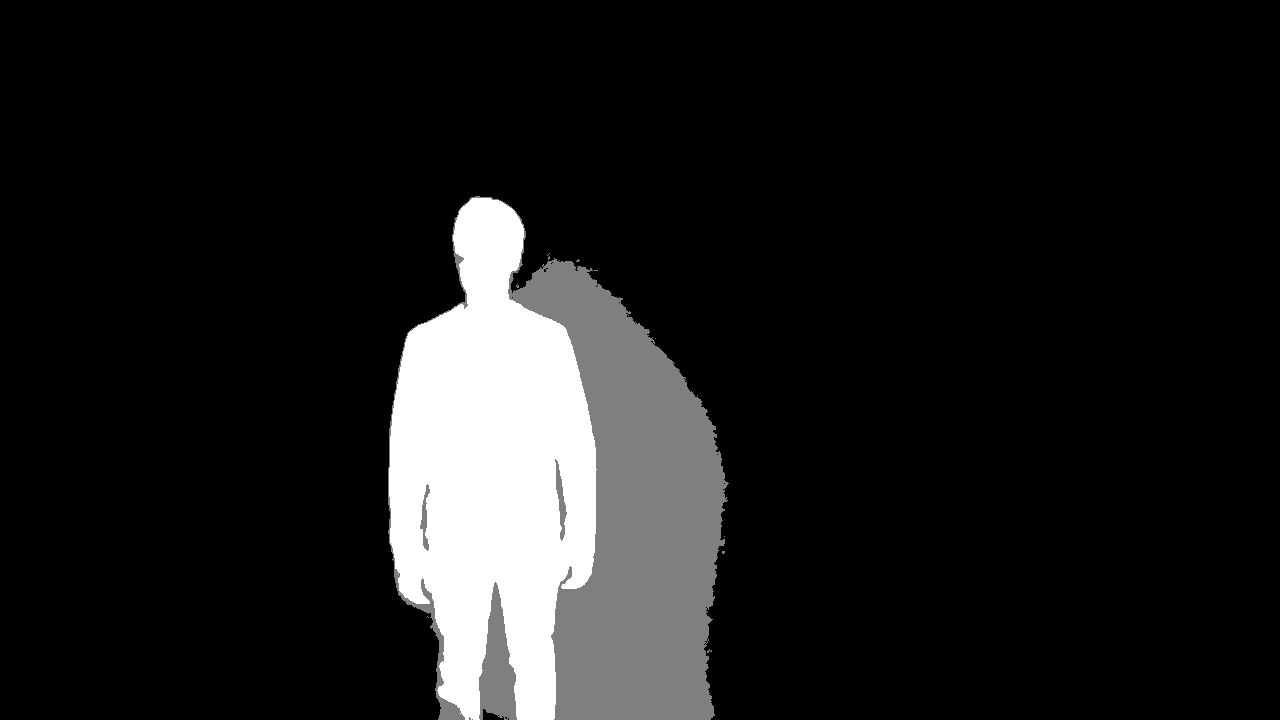
#> input picture photo.png, 1280 x 720 px, given in place of the camera
$ python height-width.py   (older library calls are emulated)
#> lines starting #> are read from the running program, lines starting #| are printed output that depends on the picture; after the words box and inside, x2 and y2 are one past the last pixel; in counts of white or black regions, pixels touching at a corner belong together
import numpy as np
import cv2
import sys

#video_path = 'M6 Motorway Traffic.mp4'
cv2.ocl.setUseOpenCL(False)

version = cv2.__version__.split('.')[0]

#read video file
cap = cv2.VideoCapture(0)

#check opencv version
if version == '2' :
	print(cv2.__version__)
	fgbg = cv2.BackgroundSubtractorMOG2()
if version >= '3':
	fgbg = cv2.createBackgroundSubtractorMOG2()

kernel = cv2.getStructuringElement(cv2.MORPH_ELLIPSE,(3,3))

print(cv2.__version__)
font = cv2.FONT_HERSHEY_SIMPLEX
while (cap.isOpened):

	#if ret is true than no error with cap.isOpened
	ret, frame = cap.read()
#> frame is the input picture: shape (720, 1280, 3); min 0, max 255, mean 28

	if ret==True:
		#apply background substraction
		fgmask = fgbg.apply(frame)
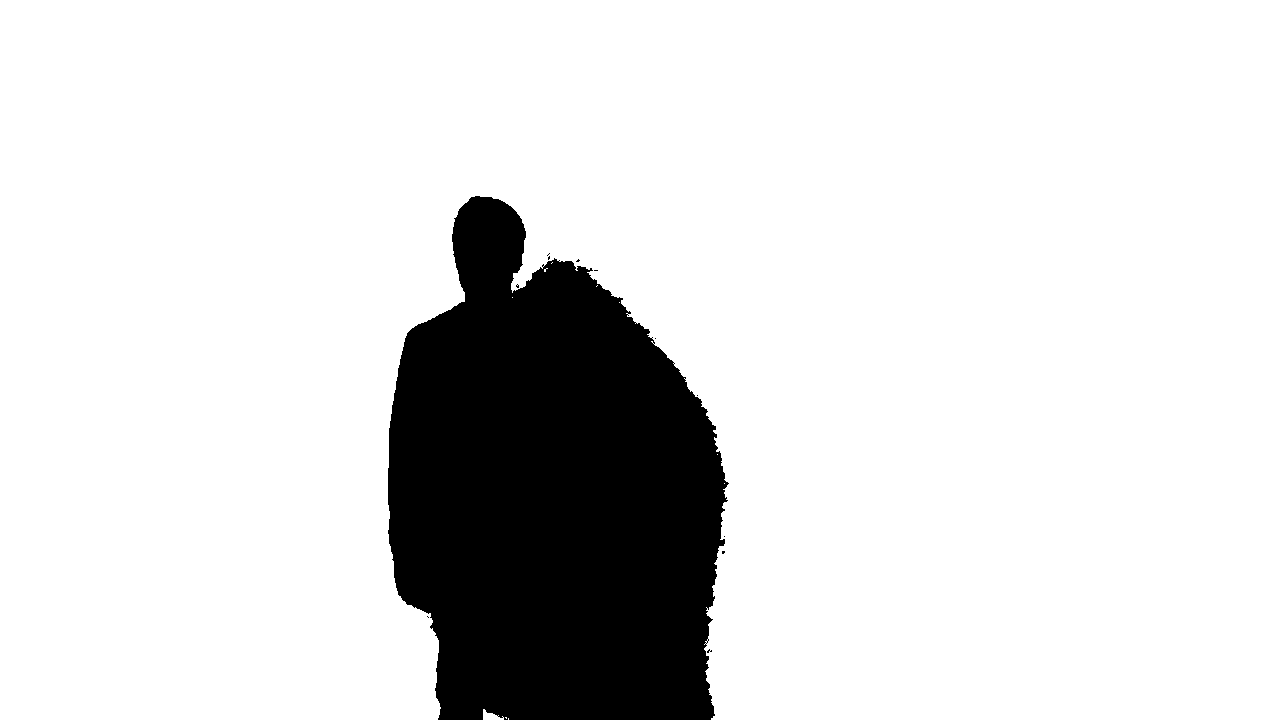
#> fgmask: shape (720, 1280); values 127 (black) and 255 (white), 85.7% white; 12 black regions (11 under 20 px), largest, box (x1, y1, x2, y2) and area: (388, 196, 729, 720) 132021
		fgmask = cv2.morphologyEx(fgmask, cv2.MORPH_OPEN, kernel)
#> fgmask: shape (720, 1280); values 127 (black) and 255 (white), 85.7% white; 7 black regions (6 under 20 px), largest, box (x1, y1, x2, y2) and area: (388, 196, 729, 720) 132184
		#fgmask = fgbg.apply(frame)
		#(im2, contours, hierarchy) = cv2.findContours(fgmask.copy(), cv2.RETR_EXTERNAL,cv2.CHAIN_APPROX_SIMPLE)
		#grey  = cv2.cvtColor(frame,cv2.COLOR_BGR2GRAY)
		blur =cv2.GaussianBlur(fgmask,(5,5),0)
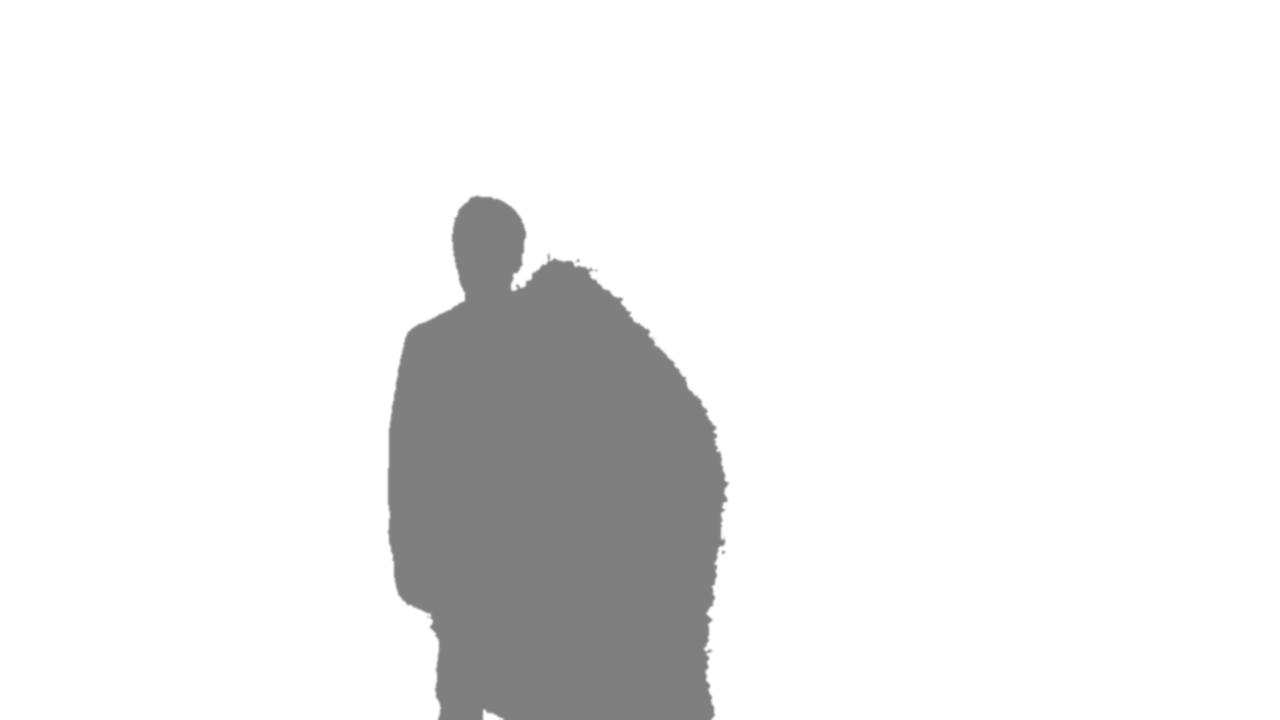
#> blur: shape (720, 1280); min 127, max 255, mean 236.6
		ret,th = cv2.threshold(blur,30,255,cv2.THRESH_BINARY)
#> th: shape (720, 1280); every value is 255
		dilated = cv2.dilate(th,np.ones((3,3),np.uint8),iterations=3)
		(im2, contours, hierarchy) = cv2.findContours(dilated.copy(),cv2.RETR_EXTERNAL,cv2.CHAIN_APPROX_SIMPLE)
#> contours = [[[0, 0], [0, 719], [1279, 719], [1279, 0]]]

		#looping for contours
		for c in contours:
			if cv2.contourArea(c) < 1000:
				continue

			#get bounding box from countour
			(x, y, w, h) = cv2.boundingRect(c)
			width = 'width=' + str(w)
			height = 'height=' + str(h) + width
			#draw bounding box & text of measures
			cv2.putText(frame, height ,(x,y), font, 1,(255,255,255),2,cv2.LINE_AA)
			cv2.rectangle(frame, (x, y), (x + w, y + h), (0, 255, 0), 2)
#> this loop made 1 pass
#> (c, x, y, w, h, width) on pass 1: ([[0, 0], [0, 719], [1279, 719], [1279, 0]], 0, 0, 1280, 720, 'width=1280')
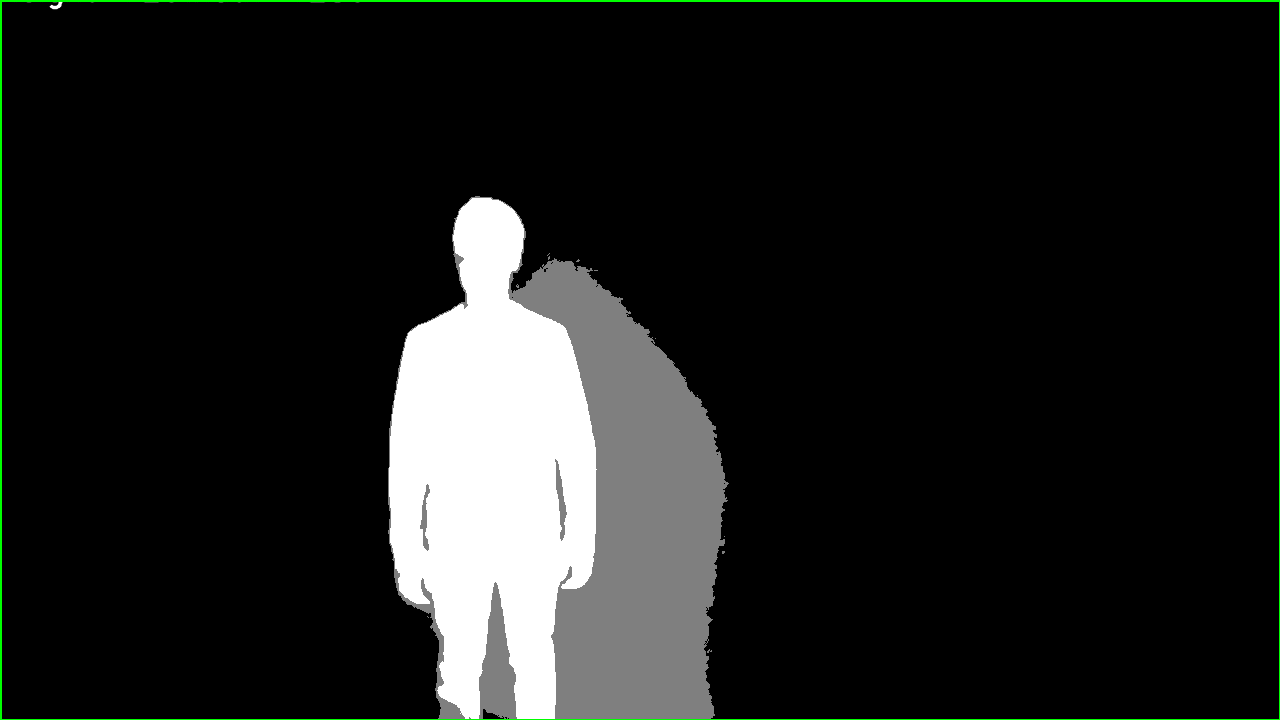
#> frame: shape (720, 1280, 3); 0.67% of pixels changed, all inside (x1, y1, x2, y2) = (0, 0, 1280, 720)

		cv2.imshow('foreground and background',dilated)
		cv2.imshow('rgb',frame)
		if cv2.waitKey(1) & 0xFF == ord("q"):
#> (key q is pressed here)
			break


cap.release()
cv2.destroyAllWindows()
